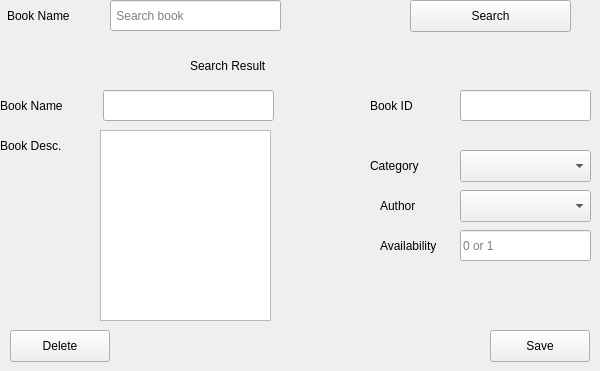
      <widget class="QWidget" name="tab_6">
       <attribute name="title">
        <string>Edit/Delete an old book</string>
       </attribute>
       <widget class="QLabel" name="label_7">
        <property name="geometry">
         <rect>
          <x>370</x>
          <y>150</y>
          <width>81</width>
          <height>31</height>
         </rect>
        </property>
        <property name="text">
         <string>Category</string>
        </property>
       </widget>
       <widget class="QLineEdit" name="lineEdit_4">
        <property name="geometry">
         <rect>
          <x>110</x>
          <y>0</y>
          <width>171</width>
          <height>31</height>
         </rect>
        </property>
        <property name="placeholderText">
         <string> Search book</string>
        </property>
       </widget>
       <widget class="QLabel" name="label_8">
        <property name="geometry">
         <rect>
          <x>7</x>
          <y>0</y>
          <width>91</width>
          <height>31</height>
         </rect>
        </property>
        <property name="text">
         <string>Book Name</string>
        </property>
       </widget>
       <widget class="QPushButton" name="pushButton_8">
        <property name="geometry">
         <rect>
          <x>490</x>
          <y>330</y>
          <width>100</width>
          <height>32</height>
         </rect>
        </property>
        <property name="text">
         <string>Save</string>
        </property>
       </widget>
       <widget class="QLabel" name="label_9">
        <property name="geometry">
         <rect>
          <x>380</x>
          <y>190</y>
          <width>81</width>
          <height>31</height>
         </rect>
        </property>
        <property name="text">
         <string>Author</string>
        </property>
       </widget>
       <widget class="QComboBox" name="comboBox_5">
        <property name="geometry">
         <rect>
          <x>460</x>
          <y>190</y>
          <width>131</width>
          <height>32</height>
         </rect>
        </property>
       </widget>
       <widget class="QComboBox" name="comboBox_6">
        <property name="geometry">
         <rect>
          <x>460</x>
          <y>150</y>
          <width>131</width>
          <height>32</height>
         </rect>
        </property>
       </widget>
       <widget class="QLabel" name="label_10">
        <property name="geometry">
         <rect>
          <x>370</x>
          <y>90</y>
          <width>81</width>
          <height>31</height>
         </rect>
        </property>
        <property name="text">
         <string>Book ID</string>
        </property>
       </widget>
       <widget class="QLineEdit" name="lineEdit_5">
        <property name="geometry">
         <rect>
          <x>460</x>
          <y>90</y>
          <width>131</width>
          <height>31</height>
         </rect>
        </property>
       </widget>
       <widget class="QPushButton" name="pushButton_9">
        <property name="geometry">
         <rect>
          <x>410</x>
          <y>0</y>
          <width>161</width>
          <height>32</height>
         </rect>
        </property>
        <property name="text">
         <string>Search</string>
        </property>
       </widget>
       <widget class="QLineEdit" name="lineEdit_6">
        <property name="geometry">
         <rect>
          <x>103</x>
          <y>90</y>
          <width>171</width>
          <height>31</height>
         </rect>
        </property>
       </widget>
       <widget class="QLabel" name="label_11">
        <property name="geometry">
         <rect>
          <x>0</x>
          <y>90</y>
          <width>91</width>
          <height>31</height>
         </rect>
        </property>
        <property name="text">
         <string>Book Name</string>
        </property>
       </widget>
       <widget class="QLabel" name="label_12">
        <property name="geometry">
         <rect>
          <x>190</x>
          <y>50</y>
          <width>111</width>
          <height>31</height>
         </rect>
        </property>
        <property name="text">
         <string>Search Result</string>
        </property>
       </widget>
       <widget class="QPushButton" name="pushButton_10">
        <property name="geometry">
         <rect>
          <x>10</x>
          <y>330</y>
          <width>100</width>
          <height>32</height>
         </rect>
        </property>
        <property name="text">
         <string>Delete</string>
        </property>
       </widget>
       <widget class="QTextEdit" name="textEdit">
        <property name="geometry">
         <rect>
          <x>100</x>
          <y>130</y>
          <width>171</width>
          <height>191</height>
         </rect>
        </property>
       </widget>
       <widget class="QLabel" name="label_27">
        <property name="geometry">
         <rect>
          <x>0</x>
          <y>130</y>
          <width>91</width>
          <height>31</height>
         </rect>
        </property>
        <property name="text">
         <string>Book Desc.</string>
        </property>
       </widget>
       <widget class="QLineEdit" name="lineEdit_20">
        <property name="geometry">
         <rect>
          <x>460</x>
          <y>230</y>
          <width>131</width>
          <height>31</height>
         </rect>
        </property>
        <property name="placeholderText">
         <string>0 or 1</string>
        </property>
       </widget>
       <widget class="QLabel" name="label_29">
        <property name="geometry">
         <rect>
          <x>380</x>
          <y>230</y>
          <width>81</width>
          <height>31</height>
         </rect>
        </property>
        <property name="text">
         <string>Availability</string>
        </property>
       </widget>
      </widget>
